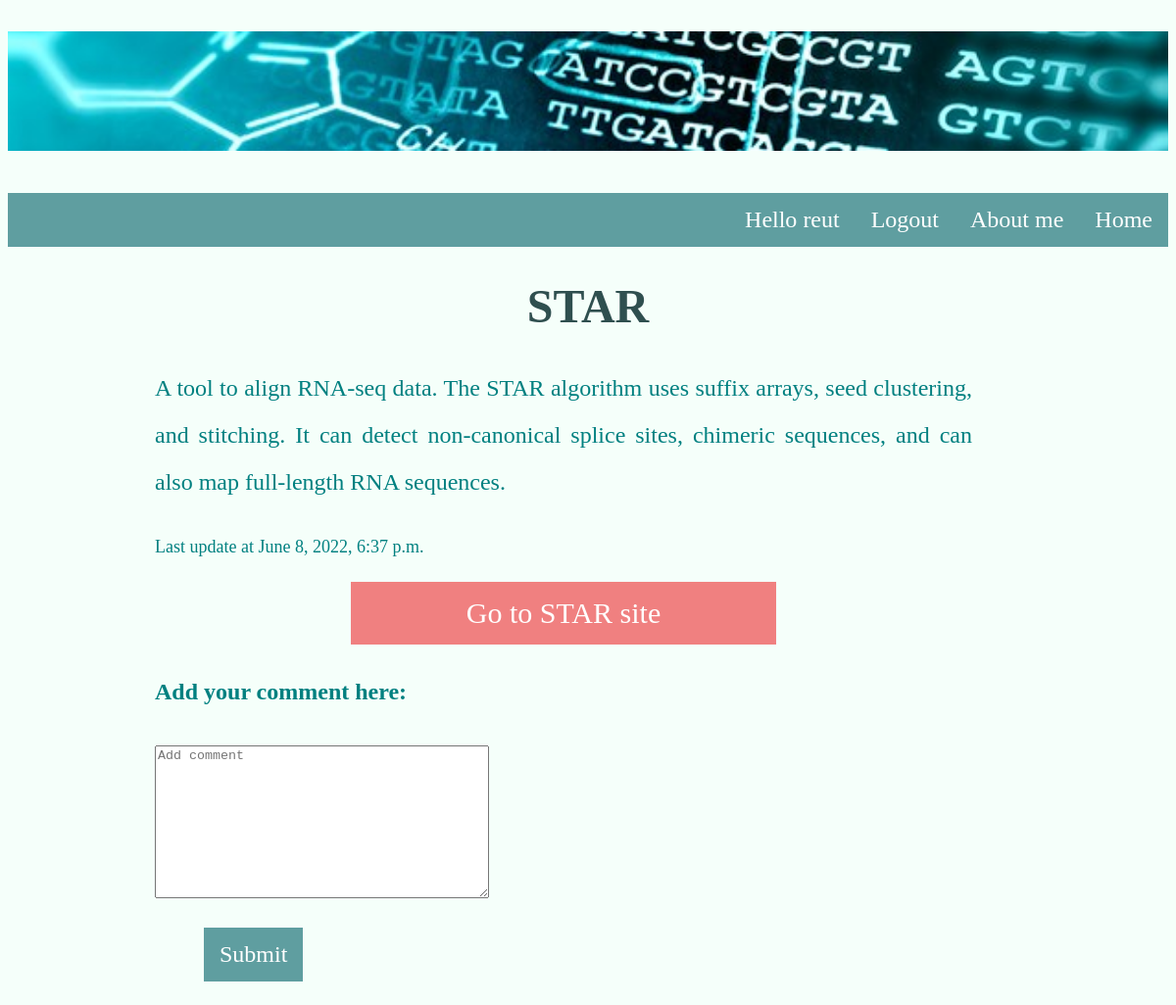
The app's page /articles/star/ (signed in) with its own data.
### articles/models.py (models this page shows, shortened)
class Articles(models.Model):
    title = models.CharField(max_length=100)
    slug = models.SlugField()
    body = models.TextField()
    type = models.CharField(max_length=100, default="general")
    date = models.DateTimeField(auto_now_add=True)
    link = models.URLField(max_length=500,blank=True, default="#")
    thumb = models.ImageField(default="default.png", blank=True)

### articles/views.py (the view)
# urls.py: path('<slug:slug>/', views.articale_detail, name='detail')  # This MUST me last url
def articale_detail(request, slug):
    article = Articles.objects.get(slug=slug)
    comments = article.comments.filter(active=True)
    new_comment = None
    if request.method == 'POST':
        comment_form = CommentForm(data=request.POST)
        if comment_form.is_valid():
            new_comment = comment_form.save(commit=False)
            new_comment.article = article
            new_comment.name = request.user
            new_comment.save()
    else:
        comment_form = CommentForm()
    return render(request, "articles/article_detail.html", {'article': article,
                                           'comments': comments,
                                           'new_comment': new_comment,
                                           'comment_form': comment_form})

### articles/forms.py
class CommentForm(forms.ModelForm):
    class Meta:
        model = Comment
        fields = ('body',)

### templates/articles/article_detail.html (shortened to what this page needs)
{% extends 'base_layout.html' %}
{% load widget_tweaks %}
{% block content %}
<div class="article-detail">
    <div class="article">
        <h1>{{article.title}}</h1>
        <p>{{article.body}}</p>
        <p style="font-size: large;">Last update at {{article.date}}</p>
        <a href = "{{article.link}}"  target="_blank" >
            Go to {{article.title}} site
        </a>
    </div>
</div>
<div class="add_comment">
{% if new_comment %}
        <div class="alert alert-success" role="alert">
          <p> Thank you! Your comment was submitted</p>
        </div>
{% else %}
    {% if user.is_authenticated %}
        {% load crispy_forms_tags %}
        <p><strong>Add your comment here:</strong></p>
        <form method="post" style="margin-top: 1.3em;">
              {% render_field comment_form.body type="text" class="form-control" id="comment" placeholder="Add comment" %}
              <p style="margin-left: 50px;"><button type="submit" class="btn btn-primary btn-lg">Submit</button></p>
        </form>
    {% else %}
        <p>To add a comment please <a href="{% url 'accounts:login_form' %}">Login</a></p>
    {% endif %}
{% endif %}
</div>
{% endblock %}

### templates/base_layout.html (shortened to what this page needs)
{% load static %}
<!DOCTYPE html>
<html lang="en">
<head>
    <link rel="stylesheet" href="{% static 'mystyle2.css' %}">
</head>
<body>
    <div class="wrapper">
        <h1><a href="{% url 'articles:articles_list' %}" >
            <img  width="100%", height="10%" src="{% static 'genetics-bioinformatics.jpg' %}">
        </a></h1>
        <nav>
            <ul>
                <li><a href="{% url 'articles:articles_list' %}">Home</a></li>
                <li><a href="{% url 'about_page' %}">About me</a></li>
            {% if user.is_authenticated %}
                <li>
                    <form class="logout-link" action="{% url 'accounts:logout' %}" method="post">
                        <button type="submit">Logout</button>
                    </form>
                </li>
                <li><a href ="#">Hello {{user}}</a></li>
                 {% else %}
                <li><a href="{% url 'accounts:login_form' %}">Login</a></li>
                <li><a href="{% url 'accounts:singup_form' %}">Signup</a></li>
            {% endif %}
            </ul>
        </nav>
        {% block content %}
        {% endblock %}
    </div>
</body>
</html>

### assets/mystyle2.css (style rules this page uses)
body { background-color: MintCream; font-size: x-large; }
h1 { color: DarkSlateGray; text-align: center; }
p { margin-right: 200px; margin-left: 150px; line-height: 200%; color:Teal; text-align:justify; }
.add_comment form { margin-right: 200px; margin-left: 150px; color:Teal; }
.add_comment button { background: CadetBlue; color: white; }
button { background: none; border: none; color: white; padding: 14px 16px; text-decoration: none; font-family: "Times New Roman", Times, serif; font-size: x-large; }
.wrapper nav ul { list-style-type: none; margin: 0; padding: 0; overflow: hidden; background-color: CadetBlue; }
.wrapper nav li { float: right; }
.wrapper nav li a { display: block; color: white; text-align: center; padding: 14px 16px; text-decoration: none; }
.article-detail a { display: block; color: white; text-align: center; padding: 15px 15px; margin: 15px; font-size: 30px; text-decoration: none; background-color: LightCoral; margin-right: 400px; margin-left: 350px; }

### records on screen
Articles: title "STAR", body "A tool to align RNA-seq data. The STAR algorithm uses suffix arrays, seed clustering, and stitching. It can detect non-canonical splice sites, chimeric sequences, and can also map full-length RNA sequences.", date "June 8, 2022, 6:37 p.m."

### other values on screen
{{ user }} "reut"
